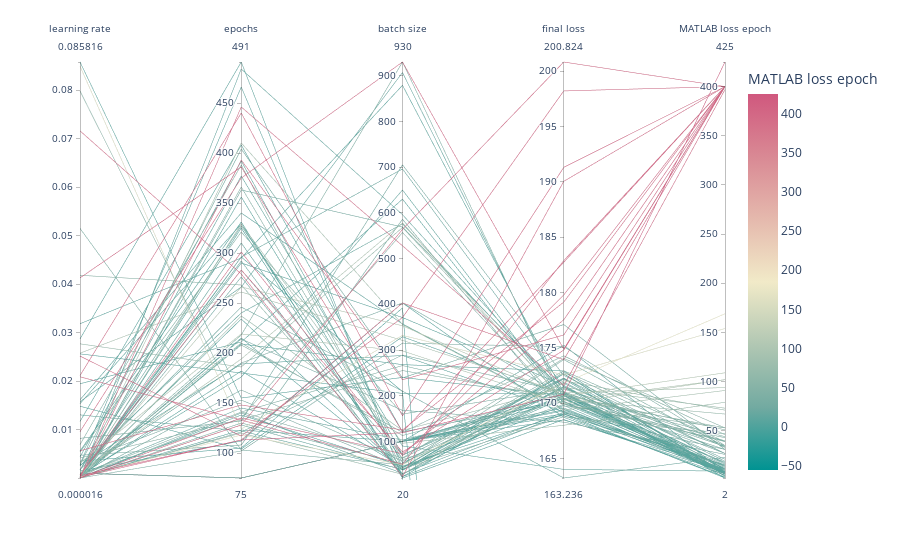

Notebook cell for this chart:
### Code cell
import plotly.express as px
import pandas as pd
import numpy as np
MATLAB_loss_epoch= [31,7,43,6,397,2,400,73,79,None,53,14,3,10,9,8,8,14,6,10,7,11,9,31,6,7,71,7,13,109,34,39,400,17,None,400,51,6,11,400,6,425,31,154,4,15,400,None,169,2,10,27,9,15,67,102,6,12,27,11,23,19,5,4,6,8,18,39,44,400,53,4,8,94,400,400,34,33,400,11,400,27,46,39,8,8,35,47,400,16,53,21,400,35,40,15,91,400,102,26,22,85,28,36]
end_loss = [170.625,169.2216,169.881,172.6425,171.5856,171.4906,200.8244,171.4209,168.0032,None,170.4624,170.3961,168.8855,169.0507,169.3977,170.8383,169.5728,170.1414,170.4737,169.2979,170.8414,168.4813,170.9302,177.1033,170.127,175.239,172.0257,172.6612,170.4685,170.6348,173.9354,170.0953,182.8782,171.4582,None,174.7932,170.7267,169.7895,170.9821,177.5318,170.8467,170.7996,169.0987,172.5514,172.9049,168.9981,174.8774,None,171.8029,169.0201,170.1617,171.0394,164.014,170.8149,170.3139,169.9398,172.1823,170.3637,172.2119,172.2723,163.2362,171.8841,168.7147,170.7006,170.7408,171.6105,170.6718,171.2721,170.8758,173.928,174.0465,170.6715,169.985,170.9204,190.0418,179.1302,171.0091,172.7695,191.3036,169.4706,179.7738,172.5031,174.2779,172.9253,168.5179,170.9191,171.3534,168.7726,182.7285,171.5121,169.7371,171.7798,176.1571,175.0971,169.9502,169.1821,169.373,198.2109,170.2366,168.2848,168.9214,171.7177,170.0708,168.91]
# MATLAB_loss_epoch = np.log10(np.array(MATLAB_loss_epoch,dtype=np.float32))
# print(MATLAB_loss_epoch)
df = pd.DataFrame(list(zip(lr, epochs, batch_size, end_loss, MATLAB_loss_epoch)),
               columns =['learning rate', 'epochs', 'batch size','final loss','MATLAB loss epoch'])

fig = px.parallel_coordinates(df, color="MATLAB loss epoch",
                             color_continuous_scale=px.colors.diverging.Tealrose,
                             color_continuous_midpoint=185)
fig.show()
